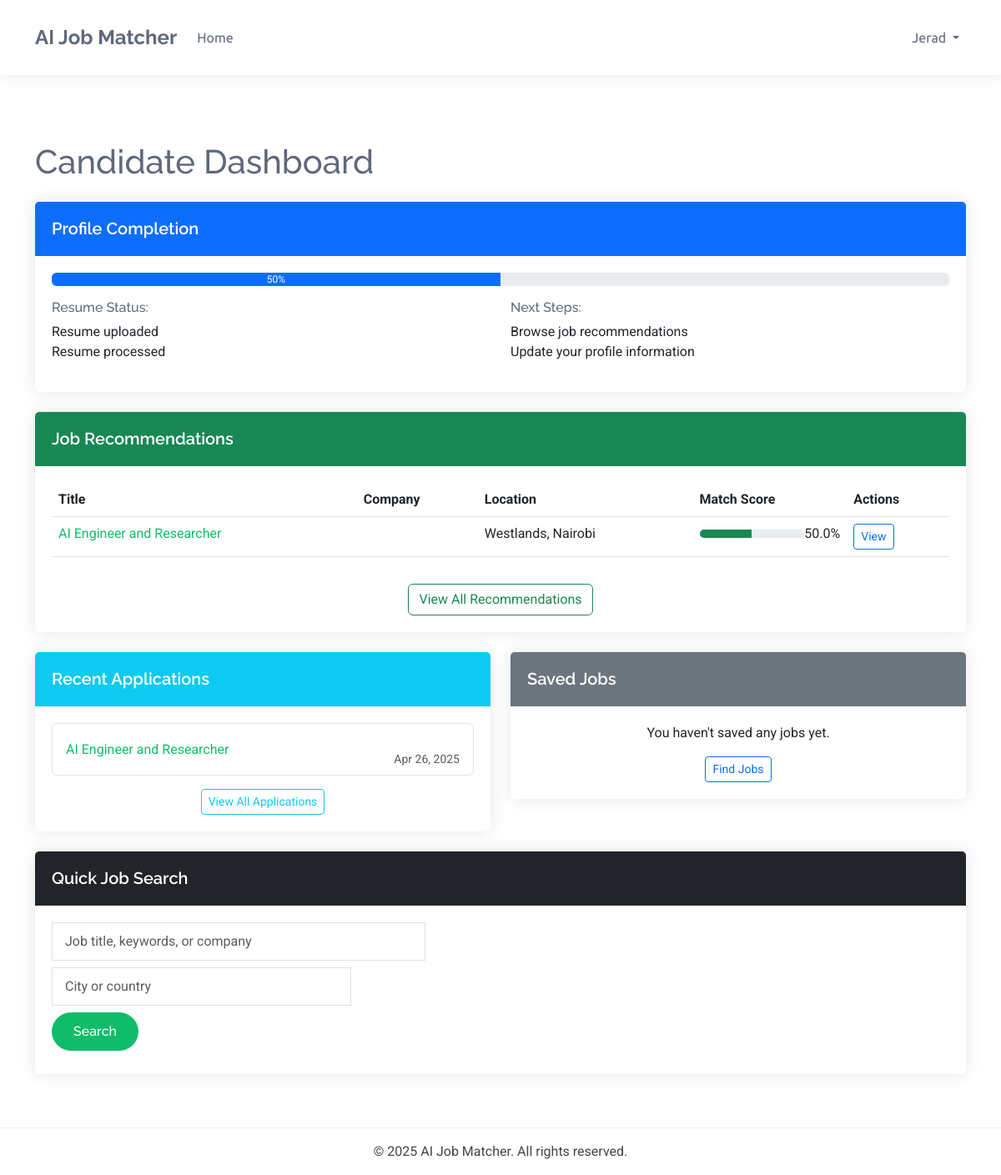
The page /candidate/candidate_dashboard/ (signed in) on the database as committed earlier.
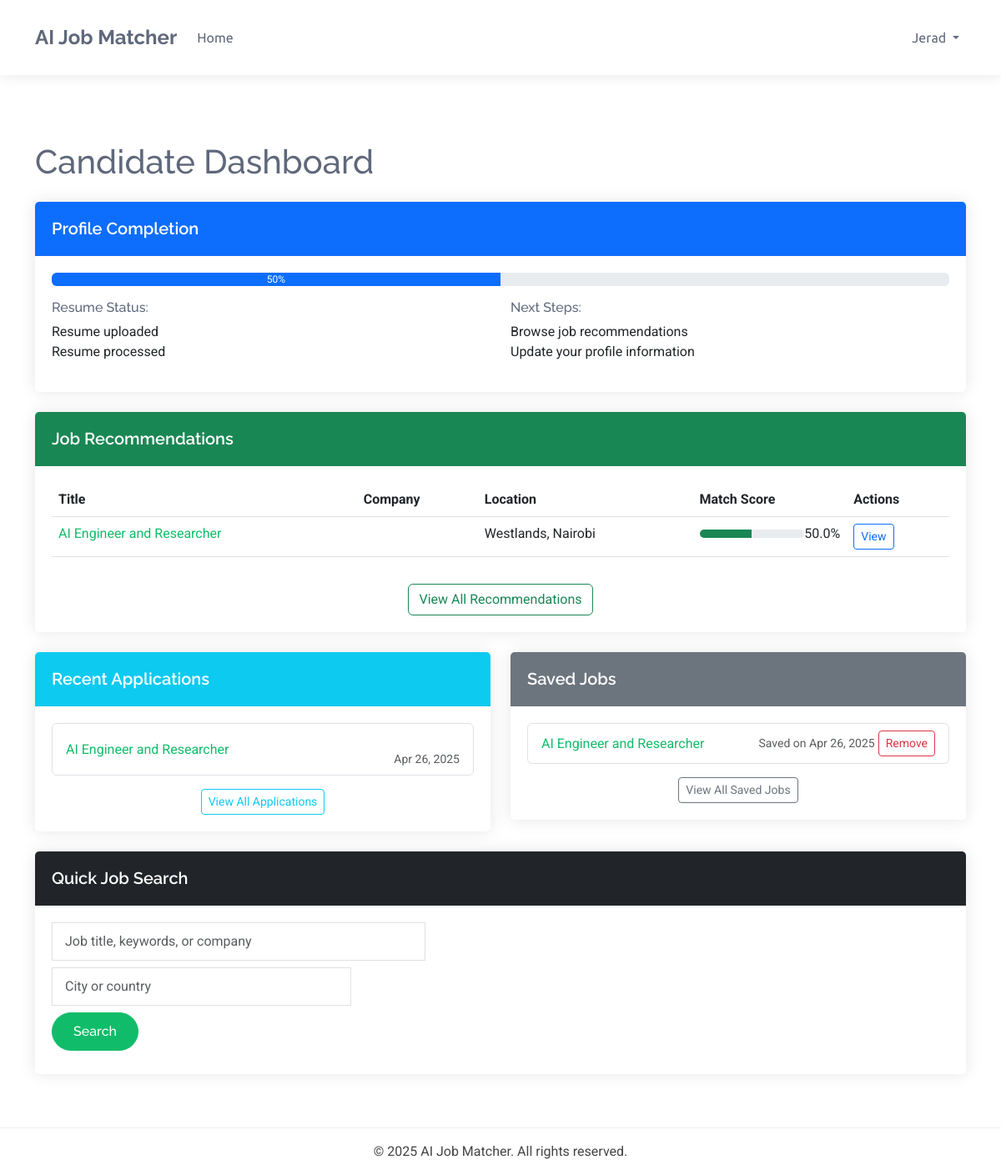
The same page on the database as committed later.
### dashboards/models.py (models this page shows, shortened)
class BaseModel(models.Model):
    created_at = models.DateTimeField(auto_now_add=True)
    updated_at = models.DateTimeField(auto_now=True)
    class Meta:
        abstract = True

class JobPosting(BaseModel):
    STATUS_CHOICES = (
        ('active', 'Active'),
        ('filled', 'Filled'),
        ('expired', 'Expired'),
        ('draft', 'Draft'),
    )
    recruiter = models.ForeignKey(Recruiter, on_delete=models.CASCADE, related_name='job_postings')
    title = models.CharField(_('job title'), max_length=255)
    company_name = models.CharField(_('company name'), max_length=255)
    category = models.CharField(_('job category'), max_length=100)
    description = models.TextField(_('job description'))
    requirements = models.TextField(_('job requirements'))
    responsibilities = models.TextField(_('responsibilities'))
    location = models.CharField(_('location'), max_length=255)
    salary_min = models.DecimalField(_('minimum salary'), max_digits=12, decimal_places=2, null=True, blank=True)
    salary_max = models.DecimalField(_('maximum salary'), max_digits=12, decimal_places=2, null=True, blank=True)
    experience_required = models.PositiveIntegerField(_('experience required (years)'), default=0)
    education_level = models.CharField(_('education level'), max_length=100)
    employment_type = models.CharField(_('employment type'), max_length=50)
    status = models.CharField(_('status'), max_length=20, choices=STATUS_CHOICES, default='active')
    expiry_date = models.DateField(_('expiry date'), default=timezone.now)
    skills_required = models.TextField(_('skills required'))
    embedding_vector = models.BinaryField(_('job embedding vector'), null=True, blank=True)
    class Meta:
        ordering = ['-created_at']
        verbose_name = _('Job Posting')
        verbose_name_plural = _('Job Postings')

class JobApplication(BaseModel):
    STATUS_CHOICES = (
        ('pending', 'Pending'),
        ('reviewing', 'Reviewing'),
        ('shortlisted', 'Shortlisted'),
        ('rejected', 'Rejected'),
        ('interview', 'Interview'),
        ('offer', 'Offer Extended'),
        ('hired', 'Hired'),
        ('declined', 'Declined'),
    )
    job = models.ForeignKey(JobPosting, on_delete=models.CASCADE, related_name='applications')
    candidate = models.ForeignKey(Candidate, on_delete=models.CASCADE, related_name='applications')
    resume = models.ForeignKey(Resume, on_delete=models.CASCADE, related_name='applications', null=True, blank=True)
    cover_letter = models.TextField(_('cover letter'), blank=True, null=True)
    status = models.CharField(_('status'), max_length=20, choices=STATUS_CHOICES, default='pending')
    match_score = models.FloatField(_('match score'), validators=[MinValueValidator(0), MaxValueValidator(100)], default=0)
    recruiter_notes = models.TextField(_('recruiter notes'), blank=True, null=True)
    class Meta:
        ordering = ['-match_score', '-created_at']
        verbose_name = _('Job Application')
        verbose_name_plural = _('Job Applications')

### candidate/models.py (models this page shows, shortened)
class SavedJob(models.Model):
    candidate = models.ForeignKey(Candidate, on_delete=models.CASCADE, related_name='saved_jobs')
    job = models.ForeignKey(JobPosting, on_delete=models.CASCADE, related_name='saved_by')
    saved_at = models.DateTimeField(auto_now_add=True)
    class Meta:
        unique_together = ('candidate', 'job')
        verbose_name = _('Saved Job')
        verbose_name_plural = _('Saved Jobs')
        ordering = ['-saved_at']

### candidate/views.py (the view)
# urls.py: path('candidate_dashboard/', views.candidate_dashboard, name='candidate_dashboard'),
@login_required
@user_passes_test(is_candidate)
def candidate_dashboard(request):
    try:
        candidate = request.user.candidate
    except Candidate.DoesNotExist:
        messages.error(request, "Candidate profile not found")
        return redirect('accounts:profile')  # Redirect to profile creation page
    try:
        resume = Resume.objects.get(candidate=candidate)
        has_resume = True
        resume_processed = resume.embedding_vector is not None
    except Resume.DoesNotExist:
        has_resume = False
        resume_processed = False
    completion_percentage = get_profile_completion_percentage(candidate)
    recommended_jobs = []
    if has_resume and resume_processed:
        job_matches = get_recommended_jobs(candidate, limit=5)
        recommended_jobs = [{'job': job, 'match_score': score} for job, score in job_matches]
    recent_applications = JobApplication.objects.filter(
        candidate=candidate
    ).order_by('-created_at')[:5]
    saved_jobs = SavedJob.objects.filter(
        candidate=candidate
    ).order_by('-saved_at')[:5]
    context = {
        'has_resume': has_resume,
        'resume_processed': resume_processed,
        'completion_percentage': completion_percentage,
        'recommended_jobs': recommended_jobs,
        'recent_applications': recent_applications,
        'saved_jobs': saved_jobs,
    }
    return render(request, 'candidate/candidate_dashboard.html', context)

### candidate/utils.py (called while the page is built)
def get_recommended_jobs(candidate, limit=10):
    try:
        resume = Resume.objects.get(candidate=candidate)
        if not resume.embedding_vector:
            return []
        active_jobs = JobPosting.objects.filter(status='active')
        job_matches = []
        for job in active_jobs:
            if job.embedding_vector:
                match_score = calculate_match_score(job.embedding_vector, resume.embedding_vector)
                job_matches.append((job, match_score))
        job_matches.sort(key=lambda x: x[1], reverse=True)
        return job_matches[:limit]
    except Resume.DoesNotExist:
        return []
    except Exception as e:
        print(f"Error getting job recommendations: {e}")
        return []

### candidate/views.py (called while the page is built)
def is_candidate(user):
    return user.is_authenticated and user.role == 'Candidate'

### templates/candidate/candidate_dashboard.html (shortened to what the changed rows need)
{% extends 'candidate/base.html' %}
{% load static %}
{% block content %}
<div class="container mt-4">
    <h1 class="mb-4">Candidate Dashboard</h1>
    <div class="card mb-4">
        <div class="card-body">
            {% if recommended_jobs %}
                <div class="table-responsive">
                    <table class="table table-hover">
                        <thead>
                            <tr>
                                <th>Title</th>
                                <th>Company</th>
                                <th>Location</th>
                                <th>Match Score</th>
                                <th>Actions</th>
                            </tr>
                        </thead>
                        <tbody>
                            {% for recommendation in recommended_jobs %}
                                <tr>
                                    <td><a href="{% url 'candidate:job_detail' recommendation.job.id %}">{{ recommendation.job.title }}</a></td>
                                    <td>{{ recommendation.job.company.name }}</td>
                                    <td>{{ recommendation.job.location }}</td>
                                    <td>
                                        <div class="d-flex align-items-center">
                                            <div class="progress flex-grow-1" style="height: 10px;">
                                                <div class="progress-bar bg-success" role="progressbar"
                                                     style="width: {{ recommendation.match_score }}%;"
                                                     aria-valuenow="{{ recommendation.match_score }}"
                                                     aria-valuemin="0" aria-valuemax="100"></div>
                                            </div>
                                            <span class="ml-2">{{ recommendation.match_score }}%</span>
                                        </div>
                                    </td>
                                    <td>
                                        <a href="{% url 'candidate:job_detail' recommendation.job.id %}" class="btn btn-sm btn-outline-primary">View</a>
                                    </td>
                                </tr>
                            {% endfor %}
                        </tbody>
                    </table>
                </div>
            {% elif has_resume and resume_processed %}
                <p class="text-center">No job recommendations found. We'll notify you when we find matches!</p>
            {% endif %}
        </div>
    </div>
    <div class="row">
        <div class="col-md-6">
            <div class="card mb-4">
                <div class="card-body">
                    {% if recent_applications %}
                        <ul class="list-group">
                            {% for application in recent_applications %}
                                <li class="list-group-item d-flex justify-content-between align-items-center">
                                    <div>
                                        <a href="{% url 'candidate:application_detail' application.id %}">{{ application.job.title }}</a>
                                    </div>
                                    <div>
                                        <span class="badge badge-{% if application.status == 'pending' %}warning{% elif application.status == 'rejected' %}danger{% elif application.status == 'accepted' %}success{% else %}secondary{% endif %}">
                                        </span>
                                        <small class="d-block text-muted">{{ application.created_at|date:"M d, Y" }}</small>
                                    </div>
                                </li>
                            {% endfor %}
                        </ul>
                    {% else %}
                        <p class="text-center">You haven't applied to any jobs yet.</p>
                        <div class="text-center">
                            <a href="{% url 'candidate:job_search' %}" class="btn btn-sm btn-outline-primary">Find Jobs</a>
                        </div>
                    {% endif %}
                </div>
            </div>
        </div>
        <div class="col-md-6">
            <div class="card mb-4">
                <div class="card-body">
                    {% if saved_jobs %}
                        <ul class="list-group">
                            {% for saved in saved_jobs %}
                                <li class="list-group-item d-flex justify-content-between align-items-center">
                                    <div>
                                        <a href="{% url 'candidate:job_detail' saved.job.id %}">{{ saved.job.title }}</a>
                                    </div>
                                    <div>
                                        <small class="text-muted">Saved on {{ saved.saved_at|date:"M d, Y" }}</small>
                                        <form method="post" action="{% url 'candidate:toggle_save_job' saved.job.id %}" class="d-inline">
                                            <button type="submit" class="btn btn-sm btn-outline-danger ml-2">
                                                 Remove
                                            </button>
                                        </form>
                                    </div>
                                </li>
                            {% endfor %}
                        </ul>
                        <div class="text-center mt-3">
                            <a href="{% url 'candidate:saved_jobs' %}" class="btn btn-sm btn-outline-secondary">View All Saved Jobs</a>
                        </div>
                    {% else %}
                        <p class="text-center">You haven't saved any jobs yet.</p>
                        <div class="text-center">
                            <a href="{% url 'candidate:job_search' %}" class="btn btn-sm btn-outline-primary">Find Jobs</a>
                        </div>
                    {% endif %}
                </div>
            </div>
        </div>
    </div>
</div>
{% endblock %}

Rows that differ between the two databases and show on the page:
added SavedJob: job "AI Engineer and Researcher", saved_at "Apr 26, 2025"
Other text that changed with them:
text no longer shown: "You haven't saved any jobs yet. Find Jobs"
text now shown: "View All Saved Jobs"
